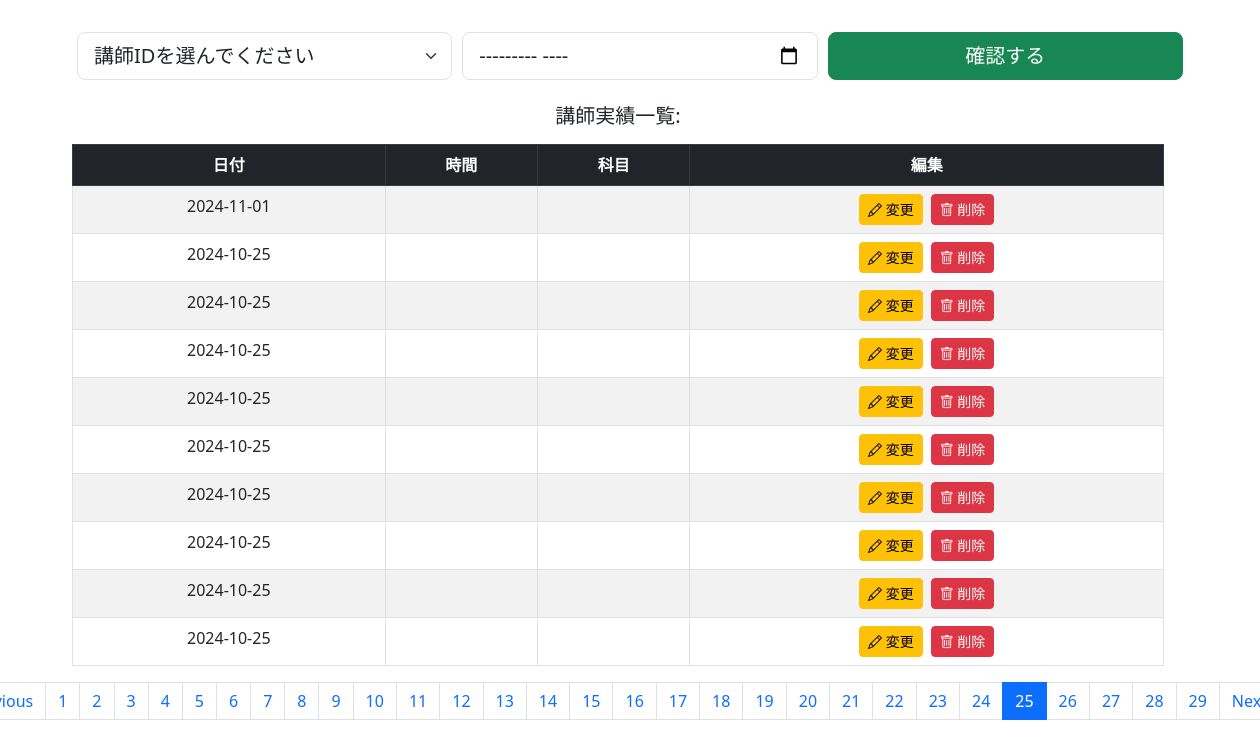
The page /graduation/timetable1.php?page=25 on the database its author committed.
### tables this page shows
CREATE TABLE IF NOT EXISTS `timetable` (
  `id` int NOT NULL AUTO_INCREMENT,
  `teacher_name` varchar(15) NOT NULL,
  `subject` varchar(255) NOT NULL,
  `lecture_date` date NOT NULL,
  `start_time` time DEFAULT NULL,
  `end_time` time DEFAULT NULL,
  `classroom` varchar(100) DEFAULT NULL,
  PRIMARY KEY (`id`)
);

### graduation/timetable1.php (the view, shortened to what this page needs)
<!DOCTYPE html>
<html lang="ja">
<head>
    <link href="https://cdn.jsdelivr.net/npm/bootstrap@5.3.0/dist/css/bootstrap.min.css" rel="stylesheet">
</head>
<body>
<!DOCTYPE html>
<html lang="en">
<head>
    <link href="https://cdn.jsdelivr.net/npm/bootstrap@5.3.0-alpha1/dist/css/bootstrap.min.css" rel="stylesheet">
    <link href="https://cdnjs.cloudflare.com/ajax/libs/bootstrap-icons/1.8.3/font/bootstrap-icons.min.css" rel="stylesheet">
</head>
<body>
    <div class="container mt-3">
        <?php
        include('database.php');
        ?>
        <div class="row ">
            <div class="col-sm-12 mt-3">
                <form action="<?php echo htmlspecialchars($_SERVER["PHP_SELF"]); ?>" method="post">
                    <div class="flex-container">
                        <select class="form-select form-select-lg" id="sel1" name="sellist1">
                            <option value="">講師IDを選んでください</option>
                        </select>
                        <input type="month" class="form-control form-control-lg" id="month" name="month">
                        <button type="submit" class="btn btn-success btn-lg" id="submit" name="submit">確認する</button>
                    </div>
                </form>
            </div>
            <div class="row mt-2 text-center">
    <?php
    $sel1 = $_POST['sellist1'] ?? null;
    $selectedMonth = $_POST['month'] ?? null;
    $results_per_page = 10;
    $page = isset($_GET['page']) && is_numeric($_GET['page']) ? (int)$_GET['page'] : 1;
    $start_from = ($page - 1) * $results_per_page;
    if (isset($_POST['submit']) && ($sel1 || $selectedMonth)) {
        $query = "SELECT * FROM timetable WHERE 1=1";
        if ($sel1) {
            $query .= " AND id = ?";
        }
        if ($selectedMonth) {
            $year = date("Y", strtotime($selectedMonth));
            $month = date("m", strtotime($selectedMonth));
            $query .= " AND YEAR(lecture_date) = ? AND MONTH(lecture_date) = ?";
        }
        $query .= " LIMIT ?, ?";
        $stmt = $conn->prepare($query);
        if ($sel1 && $selectedMonth) {
            $stmt->bind_param("ssiii", $sel1, $year, $month, $start_from, $results_per_page);
        } elseif ($sel1) {
            $stmt->bind_param("sii", $sel1, $start_from, $results_per_page);
        } elseif ($selectedMonth) {
            $stmt->bind_param("ssii", $year, $month, $start_from, $results_per_page);
        }
        $stmt->execute();
        $result_teacher = $stmt->get_result();
    } else {
        $query = "SELECT * FROM timetable LIMIT ?, ?";
        $stmt = $conn->prepare($query);
        $stmt->bind_param("ii", $start_from, $results_per_page);
        $stmt->execute();
        $result_teacher = $stmt->get_result();
    }
    $total_rows_query = "SELECT COUNT(*) AS total FROM timetable";
    $total_rows_result = $conn->query($total_rows_query);
    $total_rows = $total_rows_result->fetch_assoc()['total'];
    $total_pages = ceil($total_rows / $results_per_page);
    if ($result_teacher->num_rows > 0) {
        echo "<h5 class='mb-3 mt-3'>講師実績一覧:</h5>";
        echo "<div class='table-responsive'>";
        echo "<table class='table table-striped table-bordered'>";
        echo "<thead class='table-dark'><tr>";
        echo "<th>日付</th>";
        echo "<th>時間</th>";
        echo "<th>科目</th>";
        echo "<th>編集</th>";
        echo "</tr></thead>";
        echo "<tbody>";
        while ($row_teacher = $result_teacher->fetch_assoc()) {
            echo "<tr>";
            echo "<td>" . htmlspecialchars($row_teacher['lecture_date']) . "</td>";
            echo "<td>" . htmlspecialchars($row_teacher['time_range']) . "</td>";
            echo "<td>" . htmlspecialchars($row_teacher['subject_name']) . "</td>";
            echo "<td>";
            echo "<a href='edit_lecture.php?lecture_id=" . htmlspecialchars($row_teacher['lecture_id']) . "' class='btn btn-warning btn-sm me-2'><i class='bi bi-pencil'></i> 変更</a>";
            echo "<a href='delete_lecture.php?lecture_id=" . htmlspecialchars($row_teacher['lecture_id']) . "' class='btn btn-danger btn-sm' onclick='return confirm(\"Are you sure you want to delete this lecture?\");'><i class='bi bi-trash'></i> 削除</a>";
            echo "</td>";
            echo "</tr>";
        }
        echo "</tbody></table>";
        echo "</div>";
echo "<nav aria-label='Page navigation'>";
echo "<ul class='pagination justify-content-center'>";
if ($page > 1) {
    echo "<li class='page-item'><a class='page-link' href='?page=" . ($page - 1) . "'>Previous</a></li>";
} else {
    echo "<li class='page-item disabled'><a class='page-link'>Previous</a></li>";
}
for ($i = 1; $i <= $total_pages; $i++) {
    if ($i == $page) {
        echo "<li class='page-item active'><a class='page-link' href='?page=$i'>$i</a></li>";
    } else {
        echo "<li class='page-item'><a class='page-link' href='?page=$i'>$i</a></li>";
    }
}
if ($page < $total_pages) {
    echo "<li class='page-item'><a class='page-link' href='?page=" . ($page + 1) . "'>Next</a></li>";
} else {
    echo "<li class='page-item disabled'><a class='page-link'>Next</a></li>";
}
echo "</ul>";
echo "</nav>";
    } else {
        echo "<h5 class='text-danger'>データが見つかりません。</h5>";
    }
    ?>
</div>
</body>
</html>

### graduation/timetable1.php (style rules this page uses)
.flex-container { display: flex; justify-content: space-between; align-items: center; }
.flex-container .form-select, .flex-container .form-control, .flex-container button { flex: 1; margin: 0 5px; }

### rows shown on the page
timetable: lecture_date "2024-11-01"
timetable: lecture_date "2024-10-25"
timetable: lecture_date "2024-10-25"
timetable: lecture_date "2024-10-25"
timetable: lecture_date "2024-10-25"
timetable: lecture_date "2024-10-25"
timetable: lecture_date "2024-10-25"
timetable: lecture_date "2024-10-25"
timetable: lecture_date "2024-10-25"
timetable: lecture_date "2024-10-25"
